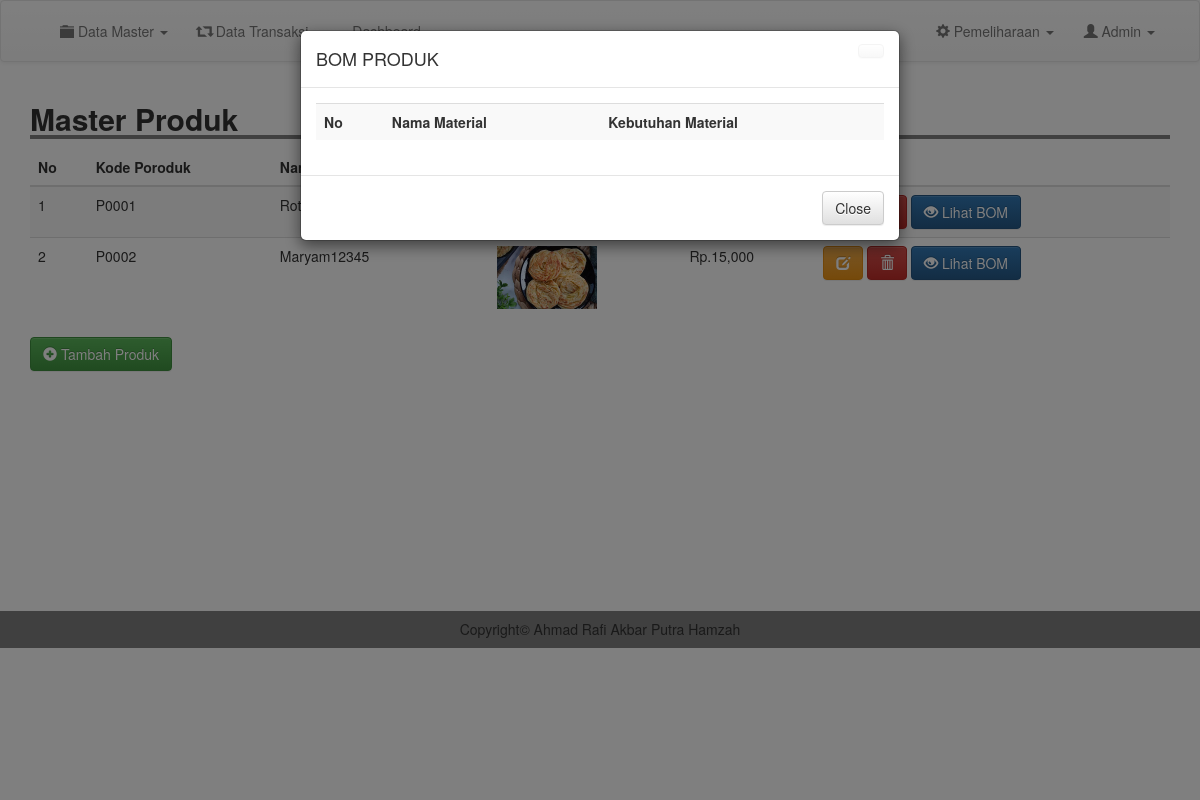
The app's page /admin/bom.php (signed in) with its own data.
### tables this page shows
CREATE TABLE `produk` (
  `kode_produk` varchar(100) NOT NULL,
  `nama` varchar(100) NOT NULL,
  `image` text NOT NULL,
  `deskripsi` text NOT NULL,
  `harga` int(11) NOT NULL
);

### admin/bom.php (the view, shortened to what this page needs)
<?php
include 'header.php';
$kode = $_GET['kode'];
$pr = mysqli_query($conn, "SELECT * FROM produk where kode_produk = '$kode'");
$tam = mysqli_fetch_assoc($pr);
?>
<div class="container">
	<h2 style=" width: 100%; border-bottom: 4px solid gray"><b>Master Produk</b></h2>
		<table class="table table-striped">
			<thead>
				<tr>
					<th scope="col">No</th>
					<th scope="col">Kode Poroduk</th>
					<th scope="col">Nama Produk</th>
					<th scope="col">Image</th>
					<th scope="col">Harga</th>
					<th scope="col">Action</th>
				</tr>
			</thead>
			<tbody>
				<?php
				$result = mysqli_query($conn, "SELECT * FROM produk");
				$no =1;
				while ($row = mysqli_fetch_assoc($result)) {
				?>
					<tr>
						<td ><?= $no; ?></td>
						<td><?= $row['kode_produk']; ?></td>
						<td><?= $row['nama'];  ?></td>
						<td><img src="../image/produk/<?= $row['image']; ?>" width="100"></td>
						<td>Rp.<?= number_format($row['harga' ]);  ?></td>
						<td><a href="edit_produk.php?kode=<?= $row['kode_produk']; ?>" class="btn btn-warning"><i class="glyphicon glyphicon-edit"></i> </a> <a href="proses/del_produk.php?kode=<?= $row['kode_produk']; ?>" class="btn btn-danger"><i class="glyphicon glyphicon-trash"></i> </a> <a href="bom.php?bom=" type="submit" class="btn btn-primary"><i class="glyphicon glyphicon-eye-open"></i> Lihat BOM</button></td>
					</tr>
				<?php
					$no++;
					}
				 ?>
				</tbody>
			</table>
		<a href="tm_produk.php" class="btn btn-success"><i class="glyphicon glyphicon-plus-sign"></i> Tambah Produk</a>
	</div>
<button type="hidden" data-toggle="modal" data-target="#myModal" id="btn" style="background-color: #fff; border: #fff;">
</button>
	<div class="modal fade" id="myModal" tabindex="-1" role="dialog" aria-labelledby="myModalLabel">
		<div class="modal-dialog" role="document">
			<div class="modal-content">
				<div class="modal-header">
						<a href="m_produk.php" class="btn btn-default close"></a>
					<h4 class="modal-title" id="myModalLabel">BOM PRODUK <?= strtoupper($tam['nama']); ?></h4>
				</div>
				<div class="modal-body">
					<table class="table table-striped">
						<tr>
						<th>No</th>
						<th>Nama Material</th>
						<th>Kebutuhan Material</th>
						</tr>
					</table>
				</div>
				<div class="modal-footer">
					<a href="m_produk.php" class="btn btn-default">Close</a>
				</div>
			</div>
		</div>
	</div>
	<br>
	<br>
	<br>
	<br>
	<br>
	<br>
	<br>
	<br>
	<br>
	<br>
	<br>
	<br>
	<?php
	include 'footer.php';
	?>

### css/style.css (style rules this page uses)
body { margin:0; padding: 0; }

### records on screen
produk: kode_produk "P0001", nama "Roti…"
produk: kode_produk "P0002", nama "Maryam12345", image (picture), harga "15,000"
